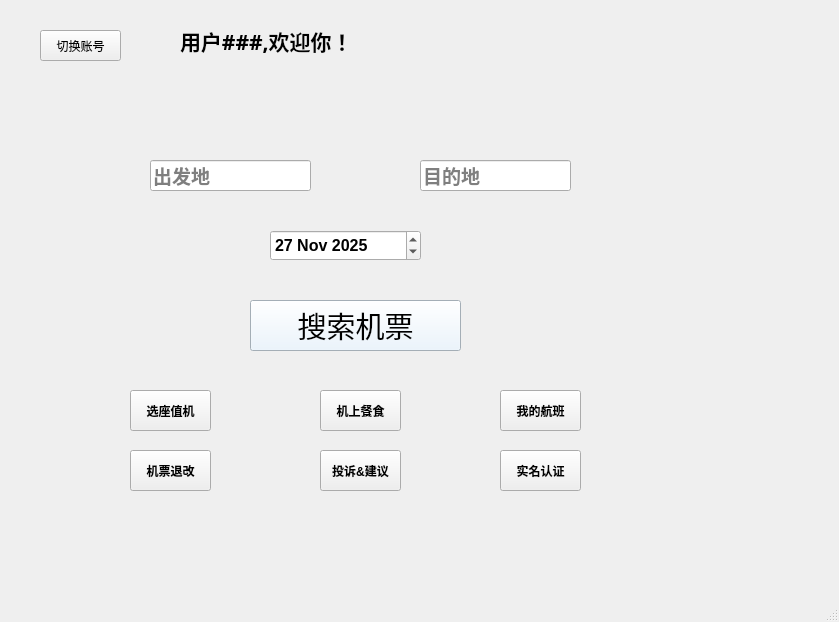
<?xml version="1.0" encoding="UTF-8"?>
<ui version="4.0">
 <class>MainWindow</class>
 <widget class="QMainWindow" name="MainWindow">
  <property name="geometry">
   <rect>
    <x>0</x>
    <y>0</y>
    <width>839</width>
    <height>622</height>
   </rect>
  </property>
  <property name="font">
   <font>
    <pointsize>9</pointsize>
   </font>
  </property>
  <property name="windowTitle">
   <string>航空票务系统-用户界面</string>
  </property>
  <property name="windowIcon">
   <iconset resource="image.qrc">
    <normaloff>:/new/prefix2/image/planeicon.png</normaloff>:/new/prefix2/image/planeicon.png</iconset>
  </property>
  <widget class="QWidget" name="centralwidget">
   <widget class="QPushButton" name="searchButton">
    <property name="geometry">
     <rect>
      <x>250</x>
      <y>300</y>
      <width>211</width>
      <height>51</height>
     </rect>
    </property>
    <property name="font">
     <font>
      <family>华文楷体</family>
      <pointsize>22</pointsize>
     </font>
    </property>
    <property name="styleSheet">
     <string notr="true">background-color: rgb(230, 243, 255);</string>
    </property>
    <property name="text">
     <string>搜索机票</string>
    </property>
   </widget>
   <widget class="QLineEdit" name="departureEdit">
    <property name="geometry">
     <rect>
      <x>150</x>
      <y>160</y>
      <width>161</width>
      <height>31</height>
     </rect>
    </property>
    <property name="font">
     <font>
      <family>Times New Roman</family>
      <pointsize>14</pointsize>
      <bold>true</bold>
     </font>
    </property>
    <property name="text">
     <string/>
    </property>
    <property name="placeholderText">
     <string>出发地</string>
    </property>
   </widget>
   <widget class="QLineEdit" name="arrivalEdit">
    <property name="geometry">
     <rect>
      <x>420</x>
      <y>160</y>
      <width>151</width>
      <height>31</height>
     </rect>
    </property>
    <property name="font">
     <font>
      <family>Times New Roman</family>
      <pointsize>14</pointsize>
      <bold>true</bold>
     </font>
    </property>
    <property name="text">
     <string/>
    </property>
    <property name="placeholderText">
     <string>目的地</string>
    </property>
   </widget>
   <widget class="QLabel" name="label_2">
    <property name="geometry">
     <rect>
      <x>420</x>
      <y>90</y>
      <width>141</width>
      <height>51</height>
     </rect>
    </property>
    <property name="styleSheet">
     <string notr="true">image: url(:/new/prefix1/image/arrive.png);</string>
    </property>
    <property name="text">
     <string/>
    </property>
   </widget>
   <widget class="QLabel" name="label_3">
    <property name="geometry">
     <rect>
      <x>320</x>
      <y>110</y>
      <width>91</width>
      <height>91</height>
     </rect>
    </property>
    <property name="styleSheet">
     <string notr="true">image: url(:/new/prefix1/image/plane_cartoon.png);</string>
    </property>
    <property name="text">
     <string/>
    </property>
   </widget>
   <widget class="QLabel" name="label_4">
    <property name="geometry">
     <rect>
      <x>170</x>
      <y>210</y>
      <width>81</width>
      <height>61</height>
     </rect>
    </property>
    <property name="styleSheet">
     <string notr="true">image: url(:/new/prefix1/image/time.png);</string>
    </property>
    <property name="text">
     <string/>
    </property>
   </widget>
   <widget class="QDateEdit" name="dateEdit">
    <property name="geometry">
     <rect>
      <x>270</x>
      <y>230</y>
      <width>151</width>
      <height>31</height>
     </rect>
    </property>
    <property name="font">
     <font>
      <pointsize>12</pointsize>
      <bold>true</bold>
     </font>
    </property>
    <property name="dateTime">
     <datetime>
      <hour>16</hour>
      <minute>0</minute>
      <second>0</second>
      <year>2025</year>
      <month>11</month>
      <day>27</day>
     </datetime>
    </property>
   </widget>
   <widget class="QLabel" name="statusLabel">
    <property name="geometry">
     <rect>
      <x>490</x>
      <y>240</y>
      <width>241</width>
      <height>41</height>
     </rect>
    </property>
    <property name="font">
     <font>
      <pointsize>12</pointsize>
      <bold>true</bold>
     </font>
    </property>
    <property name="text">
     <string/>
    </property>
   </widget>
   <widget class="QLabel" name="label_5">
    <property name="geometry">
     <rect>
      <x>0</x>
      <y>-100</y>
      <width>841</width>
      <height>771</height>
     </rect>
    </property>
    <property name="styleSheet">
     <string notr="true">image: url(:/new/prefix1/image/background.png);</string>
    </property>
    <property name="text">
     <string/>
    </property>
   </widget>
   <widget class="QLabel" name="label">
    <property name="geometry">
     <rect>
      <x>140</x>
      <y>90</y>
      <width>171</width>
      <height>51</height>
     </rect>
    </property>
    <property name="styleSheet">
     <string notr="true">image: url(:/new/prefix1/image/start.png);</string>
    </property>
    <property name="text">
     <string/>
    </property>
   </widget>
   <widget class="QLabel" name="welcome">
    <property name="geometry">
     <rect>
      <x>180</x>
      <y>20</y>
      <width>391</width>
      <height>41</height>
     </rect>
    </property>
    <property name="font">
     <font>
      <family>华文仿宋</family>
      <pointsize>16</pointsize>
      <italic>false</italic>
      <bold>true</bold>
     </font>
    </property>
    <property name="text">
     <string>用户###,欢迎你！</string>
    </property>
   </widget>
   <widget class="QPushButton" name="seatselection">
    <property name="geometry">
     <rect>
      <x>130</x>
      <y>390</y>
      <width>81</width>
      <height>41</height>
     </rect>
    </property>
    <property name="font">
     <font>
      <pointsize>9</pointsize>
      <bold>true</bold>
     </font>
    </property>
    <property name="text">
     <string>选座值机</string>
    </property>
   </widget>
   <widget class="QPushButton" name="foodselection">
    <property name="geometry">
     <rect>
      <x>320</x>
      <y>390</y>
      <width>81</width>
      <height>41</height>
     </rect>
    </property>
    <property name="font">
     <font>
      <pointsize>9</pointsize>
      <bold>true</bold>
     </font>
    </property>
    <property name="text">
     <string>机上餐食</string>
    </property>
   </widget>
   <widget class="QPushButton" name="changeticket">
    <property name="geometry">
     <rect>
      <x>130</x>
      <y>450</y>
      <width>81</width>
      <height>41</height>
     </rect>
    </property>
    <property name="font">
     <font>
      <pointsize>9</pointsize>
      <bold>true</bold>
     </font>
    </property>
    <property name="text">
     <string>机票退改</string>
    </property>
   </widget>
   <widget class="QPushButton" name="advice">
    <property name="geometry">
     <rect>
      <x>320</x>
      <y>450</y>
      <width>81</width>
      <height>41</height>
     </rect>
    </property>
    <property name="font">
     <font>
      <pointsize>9</pointsize>
      <bold>true</bold>
     </font>
    </property>
    <property name="text">
     <string>投诉&amp;&amp;建议</string>
    </property>
   </widget>
   <widget class="QPushButton" name="idcertify">
    <property name="geometry">
     <rect>
      <x>500</x>
      <y>450</y>
      <width>81</width>
      <height>41</height>
     </rect>
    </property>
    <property name="font">
     <font>
      <family>Microsoft YaHei UI</family>
      <pointsize>9</pointsize>
      <bold>true</bold>
     </font>
    </property>
    <property name="styleSheet">
     <string notr="true"/>
    </property>
    <property name="text">
     <string>实名认证</string>
    </property>
   </widget>
   <widget class="QPushButton" name="my_order">
    <property name="geometry">
     <rect>
      <x>500</x>
      <y>390</y>
      <width>81</width>
      <height>41</height>
     </rect>
    </property>
    <property name="font">
     <font>
      <pointsize>9</pointsize>
      <bold>true</bold>
     </font>
    </property>
    <property name="text">
     <string>我的航班</string>
    </property>
   </widget>
   <widget class="QPushButton" name="pushButton">
    <property name="geometry">
     <rect>
      <x>40</x>
      <y>30</y>
      <width>81</width>
      <height>31</height>
     </rect>
    </property>
    <property name="text">
     <string>切换账号</string>
    </property>
   </widget>
   <zorder>label_5</zorder>
   <zorder>searchButton</zorder>
   <zorder>departureEdit</zorder>
   <zorder>arrivalEdit</zorder>
   <zorder>label_2</zorder>
   <zorder>label_3</zorder>
   <zorder>label_4</zorder>
   <zorder>dateEdit</zorder>
   <zorder>statusLabel</zorder>
   <zorder>label</zorder>
   <zorder>welcome</zorder>
   <zorder>seatselection</zorder>
   <zorder>foodselection</zorder>
   <zorder>changeticket</zorder>
   <zorder>advice</zorder>
   <zorder>idcertify</zorder>
   <zorder>my_order</zorder>
   <zorder>pushButton</zorder>
  </widget>
  <widget class="QMenuBar" name="menubar">
   <property name="geometry">
    <rect>
     <x>0</x>
     <y>0</y>
     <width>839</width>
     <height>27</height>
    </rect>
   </property>
  </widget>
  <widget class="QStatusBar" name="statusbar"/>
 </widget>
 <resources>
  <include location="image.qrc"/>
 </resources>
 <connections/>
</ui>
